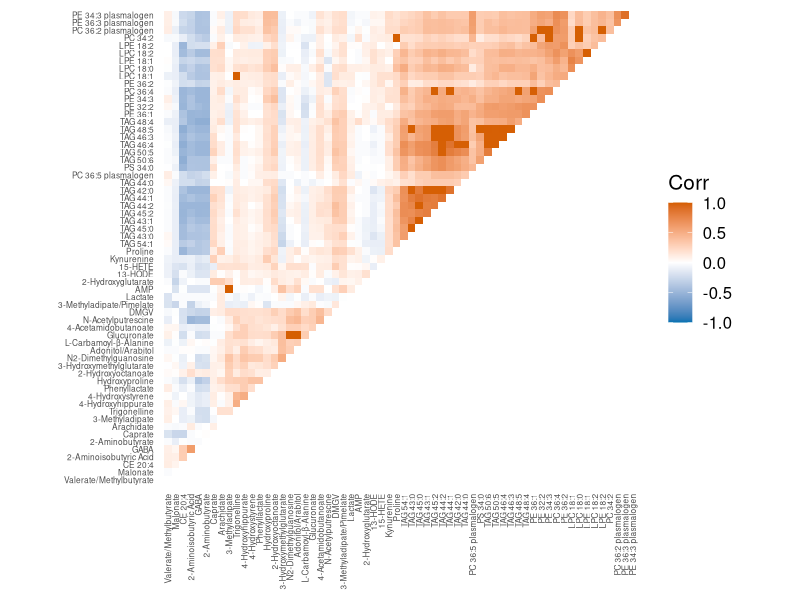

Write the R code that produced this figure.
# make_plot.R  —  FigS4: Upper-triangle Pearson correlation heatmap (62 metabolites)
# Working directory: figures/FigS4/

library(ggplot2)
library(dplyr)
library(here)

# ── 1. Metabolite level order (row/col display order, met 1 → 62) ─────────────
met_levels = c(
  "c34_3_pe_plasmalogen","c36_3_pe_plasmalogen","c36_2_pc_plasmalogen",
  "c34_2_pc","c18_2_lpe","c18_2_lpc","c18_1_lpe","c18_0_lpc","c18_1_lpc",
  "c36_2_pe","c36_4_pc","c34_3_pe","c32_2_pe","c36_1_pe",
  "c48_4_tag","c48_5_tag","c46_3_tag","c46_4_tag","c50_5_tag","c50_6_tag",
  "c34_0_ps","c36_5_pc_plasmalogen","c44_0_tag","c42_0_tag","c44_1_tag",
  "c44_2_tag","c45_2_tag","c43_1_tag","c45_0_tag","c43_0_tag","c54_1_tag",
  "proline","kynurenine","x15_hete","x13_hode","x2_hydroxyglutarate",
  "amp","lactate","methyladipate_pimelate","dmgv","n_acetylputrescine",
  "x4_acetamidobutanoate","glucuronate","l_carbamoyl_beta_alanine",
  "adonitol_arabitol","n2_dimethylguanosine","x3_hydroxymethylglutarate",
  "x2_hydroxyoctanoate","hydroxyproline","phenyllactate","x4_hydroxystyrene",
  "x4_hydroxyhippurate","trigonelline","x3_methyladipate","arachidate",
  "caprate","x2_aminobutyrate","gaba","x2_aminoisobutyric_acid",
  "c20_4_ce","malonate","valerate_methylbutyrate"
)

pretty_levels = c(
  "PE 34:3 plasmalogen","PE 36:3 plasmalogen","PC 36:2 plasmalogen",
  "PC 34:2","LPE 18:2","LPC 18:2","LPE 18:1","LPC 18:0","LPC 18:1",
  "PE 36:2","PC 36:4","PE 34:3","PE 32:2","PE 36:1",
  "TAG 48:4","TAG 48:5","TAG 46:3","TAG 46:4","TAG 50:5","TAG 50:6",
  "PS 34:0","PC 36:5 plasmalogen","TAG 44:0","TAG 42:0","TAG 44:1",
  "TAG 44:2","TAG 45:2","TAG 43:1","TAG 45:0","TAG 43:0","TAG 54:1",
  "Proline","Kynurenine","15-HETE","13-HODE","2-Hydroxyglutarate",
  "AMP","Lactate","3-Methyladipate/Pimelate","DMGV","N-Acetylputrescine",
  "4-Acetamidobutanoate","Glucuronate","L-Carbamoyl-β-Alanine",
  "Adonitol/Arabitol","N2-Dimethylguanosine","3-Hydroxymethylglutarate",
  "2-Hydroxyoctanoate","Hydroxyproline","Phenyllactate","4-Hydroxystyrene",
  "4-Hydroxyhippurate","Trigonelline","3-Methyladipate","Arachidate",
  "Caprate","2-Aminobutyrate","GABA","2-Aminoisobutyric Acid",
  "CE 20:4","Malonate","Valerate/Methylbutyrate"
)

# ── 2. Load data ──────────────────────────────────────────────────────────────
setwd(here::here("figures", "FigS4"))

long = read.csv("data_corr_long.csv", stringsAsFactors = FALSE)

# ── 3. Apply factor levels and pretty labels ──────────────────────────────────
# Map met_names -> pretty_names via lookup
pretty_map = setNames(pretty_levels, met_levels)

long = long |>
  mutate(
    met1 = factor(met1, levels = met_levels),
    met2 = factor(met2, levels = met_levels),
    label1 = pretty_map[as.character(met1)],
    label2 = pretty_map[as.character(met2)],
    label1 = factor(label1, levels = pretty_levels),
    label2 = factor(label2, levels = pretty_levels)
  )

# ── 4. Keep only upper triangle (i <= j, i.e., met1 order <= met2 order) ──────
long_upper = long |>
  filter(as.integer(met1) <= as.integer(met2)) |>
  filter(!is.na(corr))   # remove background (NA) cells

# ── 5. Build plot ─────────────────────────────────────────────────────────────
p = ggplot(long_upper, aes(x = label2, y = label1, fill = corr)) +
  geom_tile(color = NA) +
  scale_fill_gradient2(
    low     = "#0072B2",
    mid     = "white",
    high    = "#D55E00",
    midpoint = 0,
    limits  = c(-1, 1),
    na.value = "grey92"
  ) +
  scale_x_discrete(limits = rev(pretty_levels)) +
  scale_y_discrete(limits = rev(pretty_levels)) +
  coord_fixed() +
  labs(fill = "Corr") +
  theme_minimal(base_size = 15) +
  theme(
    axis.text.x  = element_text(angle = 90, hjust = 1, vjust = 0.5, size = 6),
    axis.text.y  = element_text(size = 6),
    axis.title   = element_blank(),
    panel.grid   = element_blank()
  )

# ── 6. Save ───────────────────────────────────────────────────────────────────
ggsave("figs4.png", plot = p, width = 12, height = 10, dpi = 800, bg = "white")
message("Saved figs4.png")
